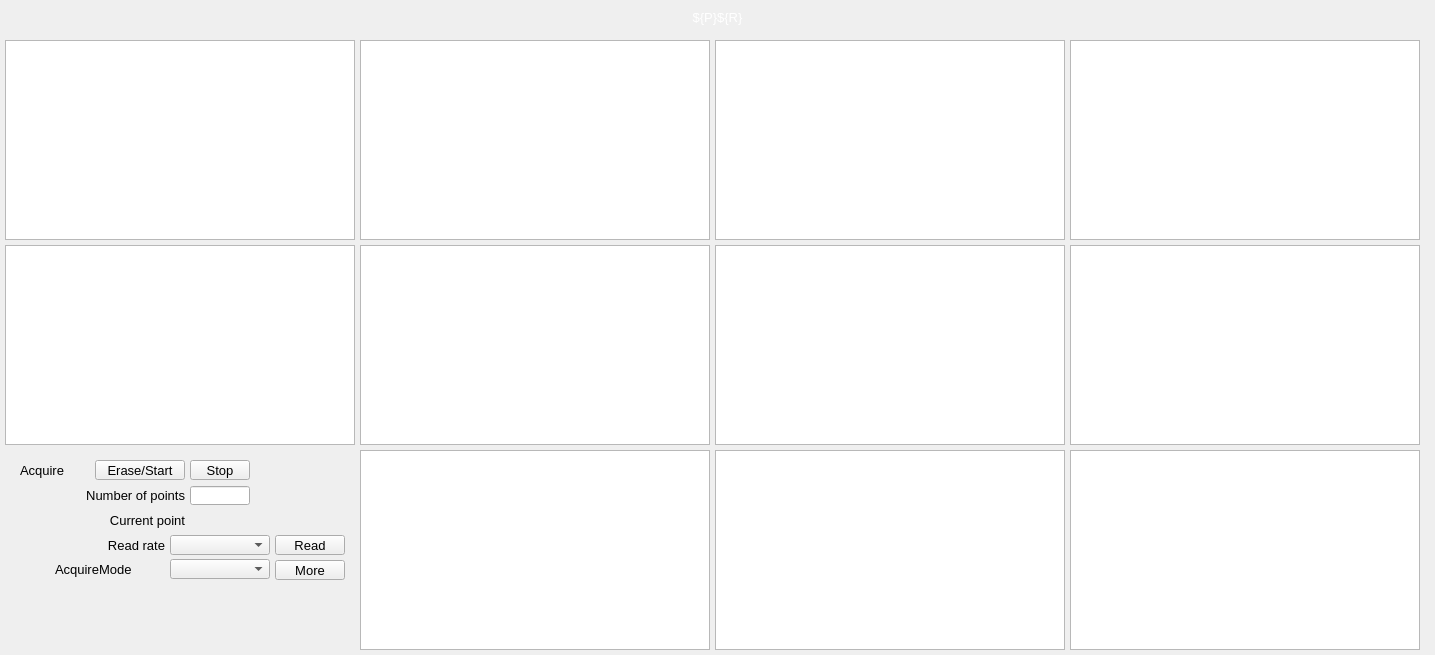
<?xml version="1.0" ?>
<ui version="4.0">
  <class>Dialog</class>
  <widget class="PyDMFrame" name="screen">
    <property name="geometry">
      <rect>
        <x>464</x>
        <y>226</y>
        <width>1435</width>
        <height>655</height>
      </rect>
    </property>
    <property name="styleSheet">
      <string notr="true">PyDMFrame#screen {
  color: rgb(0, 0, 0);
  background-color: rgb(187, 187, 187);
  }</string>
    </property>
    <property name="windowTitle">
      <string>NDStatsTimeSeriesBasicAll</string>
    </property>
    <widget class="PyDMDrawingRectangle" name="rectangle">
      <property name="geometry">
        <rect>
          <x>0</x>
          <y>5</y>
          <width>1435</width>
          <height>25</height>
        </rect>
      </property>
      <property name="brush" stdset="0">
        <brush brushstyle="SolidPattern">
          <color alpha="255">
            <red>10</red>
            <green>0</green>
            <blue>184</blue>
          </color>
        </brush>
      </property>
      <property name="penStyle" stdset="0">
        <enum>Qt::SolidLine</enum>
      </property>
      <property name="penColor" stdset="0">
        <color>
          <red>10</red>
          <green>0</green>
          <blue>184</blue>
        </color>
      </property>
      <property name="penWidth" stdset="0">
        <double>0</double>
      </property>
      <property name="penCapStyle" stdset="0">
        <enum>Qt::FlatCap</enum>
      </property>
      <property name="toolTip">
        <string>rectangle</string>
      </property>
    </widget>
    <widget class="QLabel" name="text">
      <property name="geometry">
        <rect>
          <x>0</x>
          <y>5</y>
          <width>1435</width>
          <height>25</height>
        </rect>
      </property>
      <property name="text">
        <string>${P}${R}</string>
      </property>
      <property name="font" stdset="0">
        <font>
          <pointsize>10</pointsize>
        </font>
      </property>
      <property name="brush" stdset="0">
        <brush brushstyle="SolidPattern">
          <color alpha="255">
            <red>255</red>
            <green>255</green>
            <blue>255</blue>
          </color>
        </brush>
      </property>
      <property name="toolTip">
        <string>text</string>
      </property>
      <property name="alignment">
        <set>Qt::AlignCenter</set>
      </property>
      <property name="styleSheet">
        <string notr="true">QLabel#text {
  color: rgb(255, 255, 255);
  }</string>
      </property>
    </widget>
    <widget class="PyDMWaveformPlot" name="cartesian_plot">
      <property name="geometry">
        <rect>
          <x>5</x>
          <y>40</y>
          <width>350</width>
          <height>200</height>
        </rect>
      </property>
      <property name="toolTip">
        <string>cartesian_plot</string>
      </property>
      <property name="title" stdset="0">
        <string>$(P)$(R)TSTotal</string>
      </property>
      <property name="xLabels">
        <stringlist>
          <string>Time {s}</string>
        </stringlist>
      </property>
      <property name="yLabels">
        <stringlist>
          <string>Value</string>
        </stringlist>
      </property>
      <property name="curves" stdset="0">
        <stringlist>
          <string>{&quot;name&quot;: &quot;curve 1&quot;, &quot;x_channel&quot;: &quot;ca://${P}${R}TS:TSTimeAxis&quot;, &quot;y_channel&quot;: &quot;ca://${P}${R}TSTotal&quot;, &quot;color&quot;: &quot;#4b6ec7&quot;, &quot;lineStyle&quot;: 1, &quot;lineWidth&quot;: 1, &quot;symbolSize&quot;: 10, &quot;redraw_mode&quot;: 2, &quot;block_size&quot;: 1200}</string>
        </stringlist>
      </property>
      <property name="axisColor" stdset="0">
        <color>
          <red>0</red>
          <green>0</green>
          <blue>0</blue>
        </color>
      </property>
      <property name="backgroundColor" stdset="0">
        <color>
          <red>218</red>
          <green>218</green>
          <blue>218</blue>
        </color>
      </property>
    </widget>
    <widget class="PyDMWaveformPlot" name="cartesian_plot_1">
      <property name="geometry">
        <rect>
          <x>360</x>
          <y>40</y>
          <width>350</width>
          <height>200</height>
        </rect>
      </property>
      <property name="toolTip">
        <string>cartesian_plot_1</string>
      </property>
      <property name="title" stdset="0">
        <string>$(P)$(R)TSNet</string>
      </property>
      <property name="xLabels">
        <stringlist>
          <string>Time {s}</string>
        </stringlist>
      </property>
      <property name="yLabels">
        <stringlist>
          <string>Value</string>
        </stringlist>
      </property>
      <property name="curves" stdset="0">
        <stringlist>
          <string>{&quot;name&quot;: &quot;curve 1&quot;, &quot;x_channel&quot;: &quot;ca://${P}${R}TS:TSTimeAxis&quot;, &quot;y_channel&quot;: &quot;ca://${P}${R}TSNet&quot;, &quot;color&quot;: &quot;#4b6ec7&quot;, &quot;lineStyle&quot;: 1, &quot;lineWidth&quot;: 1, &quot;symbolSize&quot;: 10, &quot;redraw_mode&quot;: 2, &quot;block_size&quot;: 1200}</string>
        </stringlist>
      </property>
      <property name="axisColor" stdset="0">
        <color>
          <red>0</red>
          <green>0</green>
          <blue>0</blue>
        </color>
      </property>
      <property name="backgroundColor" stdset="0">
        <color>
          <red>218</red>
          <green>218</green>
          <blue>218</blue>
        </color>
      </property>
    </widget>
    <widget class="PyDMWaveformPlot" name="cartesian_plot_2">
      <property name="geometry">
        <rect>
          <x>715</x>
          <y>40</y>
          <width>350</width>
          <height>200</height>
        </rect>
      </property>
      <property name="toolTip">
        <string>cartesian_plot_2</string>
      </property>
      <property name="title" stdset="0">
        <string>$(P)$(R)TSMin</string>
      </property>
      <property name="xLabels">
        <stringlist>
          <string>Time {s}</string>
        </stringlist>
      </property>
      <property name="yLabels">
        <stringlist>
          <string>Value</string>
        </stringlist>
      </property>
      <property name="curves" stdset="0">
        <stringlist>
          <string>{&quot;name&quot;: &quot;curve 1&quot;, &quot;x_channel&quot;: &quot;ca://${P}${R}TS:TSTimeAxis&quot;, &quot;y_channel&quot;: &quot;ca://${P}${R}TSMinValue&quot;, &quot;color&quot;: &quot;#4b6ec7&quot;, &quot;lineStyle&quot;: 1, &quot;lineWidth&quot;: 1, &quot;symbolSize&quot;: 10, &quot;redraw_mode&quot;: 2, &quot;block_size&quot;: 1200}</string>
        </stringlist>
      </property>
      <property name="axisColor" stdset="0">
        <color>
          <red>0</red>
          <green>0</green>
          <blue>0</blue>
        </color>
      </property>
      <property name="backgroundColor" stdset="0">
        <color>
          <red>218</red>
          <green>218</green>
          <blue>218</blue>
        </color>
      </property>
    </widget>
    <widget class="PyDMWaveformPlot" name="cartesian_plot_3">
      <property name="geometry">
        <rect>
          <x>1070</x>
          <y>40</y>
          <width>350</width>
          <height>200</height>
        </rect>
      </property>
      <property name="toolTip">
        <string>cartesian_plot_3</string>
      </property>
      <property name="title" stdset="0">
        <string>$(P)$(R)TSMax</string>
      </property>
      <property name="xLabels">
        <stringlist>
          <string>Time {s}</string>
        </stringlist>
      </property>
      <property name="yLabels">
        <stringlist>
          <string>Value</string>
        </stringlist>
      </property>
      <property name="curves" stdset="0">
        <stringlist>
          <string>{&quot;name&quot;: &quot;curve 1&quot;, &quot;x_channel&quot;: &quot;ca://${P}${R}TS:TSTimeAxis&quot;, &quot;y_channel&quot;: &quot;ca://${P}${R}TSMaxValue&quot;, &quot;color&quot;: &quot;#4b6ec7&quot;, &quot;lineStyle&quot;: 1, &quot;lineWidth&quot;: 1, &quot;symbolSize&quot;: 10, &quot;redraw_mode&quot;: 2, &quot;block_size&quot;: 1200}</string>
        </stringlist>
      </property>
      <property name="axisColor" stdset="0">
        <color>
          <red>0</red>
          <green>0</green>
          <blue>0</blue>
        </color>
      </property>
      <property name="backgroundColor" stdset="0">
        <color>
          <red>218</red>
          <green>218</green>
          <blue>218</blue>
        </color>
      </property>
    </widget>
    <widget class="PyDMWaveformPlot" name="cartesian_plot_4">
      <property name="geometry">
        <rect>
          <x>715</x>
          <y>450</y>
          <width>350</width>
          <height>200</height>
        </rect>
      </property>
      <property name="toolTip">
        <string>cartesian_plot_4</string>
      </property>
      <property name="title" stdset="0">
        <string>$(P)$(R)TSSigma</string>
      </property>
      <property name="xLabels">
        <stringlist>
          <string>Time {s}</string>
        </stringlist>
      </property>
      <property name="yLabels">
        <stringlist>
          <string>Value</string>
        </stringlist>
      </property>
      <property name="curves" stdset="0">
        <stringlist>
          <string>{&quot;name&quot;: &quot;curve 1&quot;, &quot;x_channel&quot;: &quot;ca://${P}${R}TS:TSTimeAxis&quot;, &quot;y_channel&quot;: &quot;ca://${P}${R}TSSigma&quot;, &quot;color&quot;: &quot;#4b6ec7&quot;, &quot;lineStyle&quot;: 1, &quot;lineWidth&quot;: 1, &quot;symbolSize&quot;: 10, &quot;redraw_mode&quot;: 2, &quot;block_size&quot;: 1200}</string>
        </stringlist>
      </property>
      <property name="axisColor" stdset="0">
        <color>
          <red>0</red>
          <green>0</green>
          <blue>0</blue>
        </color>
      </property>
      <property name="backgroundColor" stdset="0">
        <color>
          <red>218</red>
          <green>218</green>
          <blue>218</blue>
        </color>
      </property>
    </widget>
    <widget class="PyDMWaveformPlot" name="cartesian_plot_5">
      <property name="geometry">
        <rect>
          <x>360</x>
          <y>450</y>
          <width>350</width>
          <height>200</height>
        </rect>
      </property>
      <property name="toolTip">
        <string>cartesian_plot_5</string>
      </property>
      <property name="title" stdset="0">
        <string>$(P)$(R)TSMean</string>
      </property>
      <property name="xLabels">
        <stringlist>
          <string>Time {s}</string>
        </stringlist>
      </property>
      <property name="yLabels">
        <stringlist>
          <string>Value</string>
        </stringlist>
      </property>
      <property name="curves" stdset="0">
        <stringlist>
          <string>{&quot;name&quot;: &quot;curve 1&quot;, &quot;x_channel&quot;: &quot;ca://${P}${R}TS:TSTimeAxis&quot;, &quot;y_channel&quot;: &quot;ca://${P}${R}TSMeanValue&quot;, &quot;color&quot;: &quot;#4b6ec7&quot;, &quot;lineStyle&quot;: 1, &quot;lineWidth&quot;: 1, &quot;symbolSize&quot;: 10, &quot;redraw_mode&quot;: 2, &quot;block_size&quot;: 1200}</string>
        </stringlist>
      </property>
      <property name="axisColor" stdset="0">
        <color>
          <red>0</red>
          <green>0</green>
          <blue>0</blue>
        </color>
      </property>
      <property name="backgroundColor" stdset="0">
        <color>
          <red>218</red>
          <green>218</green>
          <blue>218</blue>
        </color>
      </property>
    </widget>
    <widget class="PyDMWaveformPlot" name="cartesian_plot_6">
      <property name="geometry">
        <rect>
          <x>5</x>
          <y>245</y>
          <width>350</width>
          <height>200</height>
        </rect>
      </property>
      <property name="toolTip">
        <string>cartesian_plot_6</string>
      </property>
      <property name="title" stdset="0">
        <string>$(P)$(R)TSMinX</string>
      </property>
      <property name="xLabels">
        <stringlist>
          <string>Time {s}</string>
        </stringlist>
      </property>
      <property name="yLabels">
        <stringlist>
          <string>Value</string>
        </stringlist>
      </property>
      <property name="curves" stdset="0">
        <stringlist>
          <string>{&quot;name&quot;: &quot;curve 1&quot;, &quot;x_channel&quot;: &quot;ca://${P}${R}TS:TSTimeAxis&quot;, &quot;y_channel&quot;: &quot;ca://${P}${R}TSMinX&quot;, &quot;color&quot;: &quot;#4b6ec7&quot;, &quot;lineStyle&quot;: 1, &quot;lineWidth&quot;: 1, &quot;symbolSize&quot;: 10, &quot;redraw_mode&quot;: 2, &quot;block_size&quot;: 1200}</string>
        </stringlist>
      </property>
      <property name="axisColor" stdset="0">
        <color>
          <red>0</red>
          <green>0</green>
          <blue>0</blue>
        </color>
      </property>
      <property name="backgroundColor" stdset="0">
        <color>
          <red>218</red>
          <green>218</green>
          <blue>218</blue>
        </color>
      </property>
    </widget>
    <widget class="PyDMWaveformPlot" name="cartesian_plot_7">
      <property name="geometry">
        <rect>
          <x>360</x>
          <y>245</y>
          <width>350</width>
          <height>200</height>
        </rect>
      </property>
      <property name="toolTip">
        <string>cartesian_plot_7</string>
      </property>
      <property name="title" stdset="0">
        <string>$(P)$(R)TSMinY</string>
      </property>
      <property name="xLabels">
        <stringlist>
          <string>Time {s}</string>
        </stringlist>
      </property>
      <property name="yLabels">
        <stringlist>
          <string>Value</string>
        </stringlist>
      </property>
      <property name="curves" stdset="0">
        <stringlist>
          <string>{&quot;name&quot;: &quot;curve 1&quot;, &quot;x_channel&quot;: &quot;ca://${P}${R}TS:TSTimeAxis&quot;, &quot;y_channel&quot;: &quot;ca://${P}${R}TSMinY&quot;, &quot;color&quot;: &quot;#4b6ec7&quot;, &quot;lineStyle&quot;: 1, &quot;lineWidth&quot;: 1, &quot;symbolSize&quot;: 10, &quot;redraw_mode&quot;: 2, &quot;block_size&quot;: 1200}</string>
        </stringlist>
      </property>
      <property name="axisColor" stdset="0">
        <color>
          <red>0</red>
          <green>0</green>
          <blue>0</blue>
        </color>
      </property>
      <property name="backgroundColor" stdset="0">
        <color>
          <red>218</red>
          <green>218</green>
          <blue>218</blue>
        </color>
      </property>
    </widget>
    <widget class="PyDMWaveformPlot" name="cartesian_plot_8">
      <property name="geometry">
        <rect>
          <x>715</x>
          <y>245</y>
          <width>350</width>
          <height>200</height>
        </rect>
      </property>
      <property name="toolTip">
        <string>cartesian_plot_8</string>
      </property>
      <property name="title" stdset="0">
        <string>$(P)$(R)TSMaxX</string>
      </property>
      <property name="xLabels">
        <stringlist>
          <string>Time {s}</string>
        </stringlist>
      </property>
      <property name="yLabels">
        <stringlist>
          <string>Value</string>
        </stringlist>
      </property>
      <property name="curves" stdset="0">
        <stringlist>
          <string>{&quot;name&quot;: &quot;curve 1&quot;, &quot;x_channel&quot;: &quot;ca://${P}${R}TS:TSTimeAxis&quot;, &quot;y_channel&quot;: &quot;ca://${P}${R}TSMaxX&quot;, &quot;color&quot;: &quot;#4b6ec7&quot;, &quot;lineStyle&quot;: 1, &quot;lineWidth&quot;: 1, &quot;symbolSize&quot;: 10, &quot;redraw_mode&quot;: 2, &quot;block_size&quot;: 1200}</string>
        </stringlist>
      </property>
      <property name="axisColor" stdset="0">
        <color>
          <red>0</red>
          <green>0</green>
          <blue>0</blue>
        </color>
      </property>
      <property name="backgroundColor" stdset="0">
        <color>
          <red>218</red>
          <green>218</green>
          <blue>218</blue>
        </color>
      </property>
    </widget>
    <widget class="PyDMWaveformPlot" name="cartesian_plot_9">
      <property name="geometry">
        <rect>
          <x>1070</x>
          <y>245</y>
          <width>350</width>
          <height>200</height>
        </rect>
      </property>
      <property name="toolTip">
        <string>cartesian_plot_9</string>
      </property>
      <property name="title" stdset="0">
        <string>$(P)$(R)TSMaxY</string>
      </property>
      <property name="xLabels">
        <stringlist>
          <string>Time {s}</string>
        </stringlist>
      </property>
      <property name="yLabels">
        <stringlist>
          <string>Value</string>
        </stringlist>
      </property>
      <property name="curves" stdset="0">
        <stringlist>
          <string>{&quot;name&quot;: &quot;curve 1&quot;, &quot;x_channel&quot;: &quot;ca://${P}${R}TS:TSTimeAxis&quot;, &quot;y_channel&quot;: &quot;ca://${P}${R}TSMaxY&quot;, &quot;color&quot;: &quot;#4b6ec7&quot;, &quot;lineStyle&quot;: 1, &quot;lineWidth&quot;: 1, &quot;symbolSize&quot;: 10, &quot;redraw_mode&quot;: 2, &quot;block_size&quot;: 1200}</string>
        </stringlist>
      </property>
      <property name="axisColor" stdset="0">
        <color>
          <red>0</red>
          <green>0</green>
          <blue>0</blue>
        </color>
      </property>
      <property name="backgroundColor" stdset="0">
        <color>
          <red>218</red>
          <green>218</green>
          <blue>218</blue>
        </color>
      </property>
    </widget>
    <widget class="PyDMWaveformPlot" name="cartesian_plot_10">
      <property name="geometry">
        <rect>
          <x>1070</x>
          <y>450</y>
          <width>350</width>
          <height>200</height>
        </rect>
      </property>
      <property name="toolTip">
        <string>cartesian_plot_10</string>
      </property>
      <property name="title" stdset="0">
        <string>$(P)$(R)TSTimestamp</string>
      </property>
      <property name="xLabels">
        <stringlist>
          <string>Time {s}</string>
        </stringlist>
      </property>
      <property name="yLabels">
        <stringlist>
          <string>Value</string>
        </stringlist>
      </property>
      <property name="curves" stdset="0">
        <stringlist>
          <string>{&quot;name&quot;: &quot;curve 1&quot;, &quot;x_channel&quot;: &quot;ca://${P}${R}TS:TSTimeAxis&quot;, &quot;y_channel&quot;: &quot;ca://${P}${R}TSTimestamp&quot;, &quot;color&quot;: &quot;#4b6ec7&quot;, &quot;lineStyle&quot;: 1, &quot;lineWidth&quot;: 1, &quot;symbolSize&quot;: 10, &quot;redraw_mode&quot;: 2, &quot;block_size&quot;: 1200}</string>
        </stringlist>
      </property>
      <property name="axisColor" stdset="0">
        <color>
          <red>0</red>
          <green>0</green>
          <blue>0</blue>
        </color>
      </property>
      <property name="backgroundColor" stdset="0">
        <color>
          <red>218</red>
          <green>218</green>
          <blue>218</blue>
        </color>
      </property>
    </widget>
    <widget class="QLabel" name="text_1">
      <property name="geometry">
        <rect>
          <x>55</x>
          <y>510</y>
          <width>130</width>
          <height>20</height>
        </rect>
      </property>
      <property name="text">
        <string>Current point</string>
      </property>
      <property name="font" stdset="0">
        <font>
          <pointsize>10</pointsize>
        </font>
      </property>
      <property name="brush" stdset="0">
        <brush brushstyle="SolidPattern">
          <color alpha="255">
            <red>0</red>
            <green>0</green>
            <blue>0</blue>
          </color>
        </brush>
      </property>
      <property name="toolTip">
        <string>text_1</string>
      </property>
      <property name="alignment">
        <set>Qt::AlignRight|Qt::AlignTrailing|Qt::AlignVCenter</set>
      </property>
      <property name="styleSheet">
        <string notr="true">QLabel#text_1 {
  color: rgb(0, 0, 0);
  }</string>
      </property>
    </widget>
    <widget class="PyDMLabel" name="text_update">
      <property name="geometry">
        <rect>
          <x>190</x>
          <y>511</y>
          <width>90</width>
          <height>18</height>
        </rect>
      </property>
      <property name="toolTip">
        <string>PV: ${P}${R}TS:TSCurrentPoint</string>
      </property>
      <property name="channel" stdset="0">
        <string>ca://${P}${R}TS:TSCurrentPoint</string>
      </property>
      <property name="font" stdset="0">
        <font>
          <pointsize>10</pointsize>
        </font>
      </property>
      <property name="alignment">
        <set>Qt::AlignLeading|Qt::AlignLeft|Qt::AlignVCenter</set>
      </property>
      <property name="textInteractionFlags">
        <set>Qt::TextSelectableByKeyboard|Qt::TextSelectableByMouse</set>
      </property>
      <property name="styleSheet">
        <string notr="true">PyDMLabel#text_update {
  color: rgb(10, 0, 184);
  background-color: rgb(187, 187, 187);
  }</string>
      </property>
    </widget>
    <widget class="PyDMEnumComboBox" name="menu">
      <property name="geometry">
        <rect>
          <x>170</x>
          <y>535</y>
          <width>100</width>
          <height>20</height>
        </rect>
      </property>
      <property name="toolTip">
        <string>${P}${R}TS:TSRead.SCAN</string>
      </property>
      <property name="channel" stdset="0">
        <string>ca://${P}${R}TS:TSRead.SCAN</string>
      </property>
      <property name="font" stdset="0">
        <font>
          <pointsize>10</pointsize>
        </font>
      </property>
      <property name="styleSheet">
        <string notr="true">PyDMEnumComboBox#menu {
  color: rgb(0, 0, 0);
  background-color: rgb(115, 223, 255);
  }</string>
      </property>
    </widget>
    <widget class="PyDMPushButton" name="message_button">
      <property name="geometry">
        <rect>
          <x>275</x>
          <y>535</y>
          <width>70</width>
          <height>20</height>
        </rect>
      </property>
      <property name="text">
        <string>Read</string>
      </property>
      <property name="font" stdset="0">
        <font>
          <pointsize>10</pointsize>
        </font>
      </property>
      <property name="toolTip">
        <string>${P}${R}TS:TSRead.PROC</string>
      </property>
      <property name="channel" stdset="0">
        <string>ca://${P}${R}TS:TSRead.PROC</string>
      </property>
      <property name="pressValue" stdset="0">
        <string>1</string>
      </property>
      <property name="styleSheet">
        <string notr="true">PyDMPushButton#message_button {
  color: rgb(0, 0, 0);
  background-color: rgb(115, 223, 255);
  }</string>
      </property>
    </widget>
    <widget class="QLabel" name="text_2">
      <property name="geometry">
        <rect>
          <x>75</x>
          <y>535</y>
          <width>90</width>
          <height>20</height>
        </rect>
      </property>
      <property name="text">
        <string>Read rate</string>
      </property>
      <property name="font" stdset="0">
        <font>
          <pointsize>10</pointsize>
        </font>
      </property>
      <property name="brush" stdset="0">
        <brush brushstyle="SolidPattern">
          <color alpha="255">
            <red>0</red>
            <green>0</green>
            <blue>0</blue>
          </color>
        </brush>
      </property>
      <property name="toolTip">
        <string>text_2</string>
      </property>
      <property name="alignment">
        <set>Qt::AlignRight|Qt::AlignTrailing|Qt::AlignVCenter</set>
      </property>
      <property name="styleSheet">
        <string notr="true">QLabel#text_2 {
  color: rgb(0, 0, 0);
  }</string>
      </property>
    </widget>
    <widget class="PyDMLineEdit" name="text_entry">
      <property name="geometry">
        <rect>
          <x>190</x>
          <y>486</y>
          <width>60</width>
          <height>19</height>
        </rect>
      </property>
      <property name="channel" stdset="0">
        <string>ca://${P}${R}TS:TSNumPoints</string>
      </property>
      <property name="toolTip">
        <string>${P}${R}TS:TSNumPoints</string>
      </property>
      <property name="font" stdset="0">
        <font>
          <pointsize>10</pointsize>
        </font>
      </property>
      <property name="styleSheet">
        <string notr="true">PyDMLineEdit#text_entry {
  color: rgb(0, 0, 0);
  background-color: rgb(115, 223, 255);
  border: 1px solid black;
  margin: 0px;
  padding: 0px;
  spacing: 0px;
  }</string>
      </property>
    </widget>
    <widget class="QLabel" name="text_3">
      <property name="geometry">
        <rect>
          <x>25</x>
          <y>485</y>
          <width>160</width>
          <height>20</height>
        </rect>
      </property>
      <property name="text">
        <string>Number of points</string>
      </property>
      <property name="font" stdset="0">
        <font>
          <pointsize>10</pointsize>
        </font>
      </property>
      <property name="brush" stdset="0">
        <brush brushstyle="SolidPattern">
          <color alpha="255">
            <red>0</red>
            <green>0</green>
            <blue>0</blue>
          </color>
        </brush>
      </property>
      <property name="toolTip">
        <string>text_3</string>
      </property>
      <property name="alignment">
        <set>Qt::AlignRight|Qt::AlignTrailing|Qt::AlignVCenter</set>
      </property>
      <property name="styleSheet">
        <string notr="true">QLabel#text_3 {
  color: rgb(0, 0, 0);
  }</string>
      </property>
    </widget>
    <widget class="PyDMPushButton" name="message_button_1">
      <property name="geometry">
        <rect>
          <x>95</x>
          <y>460</y>
          <width>90</width>
          <height>20</height>
        </rect>
      </property>
      <property name="text">
        <string>Erase/Start</string>
      </property>
      <property name="font" stdset="0">
        <font>
          <pointsize>10</pointsize>
        </font>
      </property>
      <property name="toolTip">
        <string>${P}${R}TS:TSAcquire</string>
      </property>
      <property name="channel" stdset="0">
        <string>ca://${P}${R}TS:TSAcquire</string>
      </property>
      <property name="pressValue" stdset="0">
        <string>1</string>
      </property>
      <property name="styleSheet">
        <string notr="true">PyDMPushButton#message_button_1 {
  color: rgb(0, 0, 0);
  background-color: rgb(115, 223, 255);
  }</string>
      </property>
    </widget>
    <widget class="PyDMPushButton" name="message_button_2">
      <property name="geometry">
        <rect>
          <x>190</x>
          <y>460</y>
          <width>60</width>
          <height>20</height>
        </rect>
      </property>
      <property name="text">
        <string>Stop</string>
      </property>
      <property name="font" stdset="0">
        <font>
          <pointsize>10</pointsize>
        </font>
      </property>
      <property name="toolTip">
        <string>${P}${R}TS:TSAcquire</string>
      </property>
      <property name="channel" stdset="0">
        <string>ca://${P}${R}TS:TSAcquire</string>
      </property>
      <property name="pressValue" stdset="0">
        <string>2</string>
      </property>
      <property name="styleSheet">
        <string notr="true">PyDMPushButton#message_button_2 {
  color: rgb(0, 0, 0);
  background-color: rgb(115, 223, 255);
  }</string>
      </property>
    </widget>
    <widget class="PyDMLabel" name="text_update_1">
      <property name="geometry">
        <rect>
          <x>255</x>
          <y>461</y>
          <width>90</width>
          <height>18</height>
        </rect>
      </property>
      <property name="toolTip">
        <string>PV: ${P}${R}TS:TSAcquiring</string>
      </property>
      <property name="channel" stdset="0">
        <string>ca://${P}${R}TS:TSAcquiring</string>
      </property>
      <property name="displayFormat" stdset="0">
        <enum>PyDMLabel::String</enum>
      </property>
      <property name="font" stdset="0">
        <font>
          <pointsize>10</pointsize>
        </font>
      </property>
      <property name="alignment">
        <set>Qt::AlignLeading|Qt::AlignLeft|Qt::AlignVCenter</set>
      </property>
      <property name="textInteractionFlags">
        <set>Qt::TextSelectableByKeyboard|Qt::TextSelectableByMouse</set>
      </property>
      <property name="styleSheet">
        <string notr="true">PyDMLabel#text_update_1 {
  color: rgb(10, 0, 184);
  background-color: rgb(70, 70, 70);
  }</string>
      </property>
    </widget>
    <widget class="QLabel" name="text_4">
      <property name="geometry">
        <rect>
          <x>20</x>
          <y>460</y>
          <width>70</width>
          <height>20</height>
        </rect>
      </property>
      <property name="text">
        <string>Acquire</string>
      </property>
      <property name="font" stdset="0">
        <font>
          <pointsize>10</pointsize>
        </font>
      </property>
      <property name="brush" stdset="0">
        <brush brushstyle="SolidPattern">
          <color alpha="255">
            <red>0</red>
            <green>0</green>
            <blue>0</blue>
          </color>
        </brush>
      </property>
      <property name="toolTip">
        <string>text_4</string>
      </property>
      <property name="alignment">
        <set>Qt::AlignLeading|Qt::AlignLeft|Qt::AlignVCenter</set>
      </property>
      <property name="styleSheet">
        <string notr="true">QLabel#text_4 {
  color: rgb(0, 0, 0);
  }</string>
      </property>
    </widget>
    <widget class="PyDMRelatedDisplayButton" name="related_display">
      <property name="geometry">
        <rect>
          <x>275</x>
          <y>560</y>
          <width>70</width>
          <height>20</height>
        </rect>
      </property>
      <property name="toolTip">
        <string>More</string>
      </property>
      <property name="text">
        <string>More</string>
      </property>
      <property name="showIcon" stdset="0">
        <bool>true</bool>
      </property>
      <property name="font" stdset="0">
        <font>
          <pointsize>10</pointsize>
        </font>
      </property>
      <property name="styleSheet">
        <string notr="true">PyDMRelatedDisplayButton#related_display {
  color: rgb(0, 0, 0);
  background-color: rgb(115, 223, 255);
  }</string>
      </property>
      <property name="titles" stdset="0">
        <stringlist>
          <string>Time series control</string>
        </stringlist>
      </property>
      <property name="filenames" stdset="0">
        <stringlist>
          <string>NDPluginTimeSeries.ui</string>
        </stringlist>
      </property>
      <property name="macros" stdset="0">
        <stringlist>
          <string>P=${P},R=${R}TS:</string>
        </stringlist>
      </property>
      <property name="openInNewWindow" stdset="0">
        <bool>true</bool>
      </property>
    </widget>
    <widget class="QLabel" name="text_5">
      <property name="geometry">
        <rect>
          <x>55</x>
          <y>559</y>
          <width>110</width>
          <height>20</height>
        </rect>
      </property>
      <property name="text">
        <string>AcquireMode</string>
      </property>
      <property name="font" stdset="0">
        <font>
          <pointsize>10</pointsize>
        </font>
      </property>
      <property name="brush" stdset="0">
        <brush brushstyle="SolidPattern">
          <color alpha="255">
            <red>0</red>
            <green>0</green>
            <blue>0</blue>
          </color>
        </brush>
      </property>
      <property name="toolTip">
        <string>text_5</string>
      </property>
      <property name="alignment">
        <set>Qt::AlignLeading|Qt::AlignLeft|Qt::AlignVCenter</set>
      </property>
      <property name="styleSheet">
        <string notr="true">QLabel#text_5 {
  color: rgb(0, 0, 0);
  }</string>
      </property>
    </widget>
    <widget class="PyDMEnumComboBox" name="menu_1">
      <property name="geometry">
        <rect>
          <x>170</x>
          <y>559</y>
          <width>100</width>
          <height>20</height>
        </rect>
      </property>
      <property name="toolTip">
        <string>${P}${R}TS:TSAcquireMode</string>
      </property>
      <property name="channel" stdset="0">
        <string>ca://${P}${R}TS:TSAcquireMode</string>
      </property>
      <property name="font" stdset="0">
        <font>
          <pointsize>10</pointsize>
        </font>
      </property>
      <property name="styleSheet">
        <string notr="true">PyDMEnumComboBox#menu_1 {
  color: rgb(0, 0, 0);
  background-color: rgb(115, 223, 255);
  }</string>
      </property>
    </widget>
  </widget>
  <customwidgets>
    <customwidget>
      <class>PyDMDrawingRectangle</class>
      <extends>QWidget</extends>
      <header>pydm.widgets.drawing</header>
    </customwidget>
    <customwidget>
      <class>PyDMLabel</class>
      <extends>QLabel</extends>
      <header>pydm.widgets.label</header>
    </customwidget>
    <customwidget>
      <class>PyDMWaveformPlot</class>
      <extends>QGraphicsView</extends>
      <header>pydm.widgets.waveformplot</header>
    </customwidget>
    <customwidget>
      <class>PyDMEnumComboBox</class>
      <extends>QComboBox</extends>
      <header>pydm.widgets.enum_combo_box</header>
    </customwidget>
    <customwidget>
      <class>PyDMPushButton</class>
      <extends>QPushButton</extends>
      <header>pydm.widgets.pushbutton</header>
    </customwidget>
    <customwidget>
      <class>PyDMLineEdit</class>
      <extends>QLineEdit</extends>
      <header>pydm.widgets.line_edit</header>
    </customwidget>
    <customwidget>
      <class>PyDMRelatedDisplayButton</class>
      <extends>QPushButton</extends>
      <header>pydm.widgets.related_display_button</header>
    </customwidget>
    <customwidget>
      <class>PyDMFrame</class>
      <extends>QFrame</extends>
      <header>pydm.widgets.frame</header>
    </customwidget>
  </customwidgets>
</ui>
